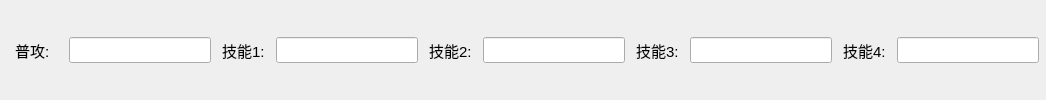
                        <widget class="QWidget" name="widget_20" native="true">
                         <property name="minimumSize">
                          <size>
                           <width>0</width>
                           <height>30</height>
                          </size>
                         </property>
                         <layout class="QHBoxLayout" name="horizontalLayout_14">
                          <property name="spacing">
                           <number>11</number>
                          </property>
                          <property name="leftMargin">
                           <number>15</number>
                          </property>
                          <property name="topMargin">
                           <number>0</number>
                          </property>
                          <property name="rightMargin">
                           <number>7</number>
                          </property>
                          <property name="bottomMargin">
                           <number>0</number>
                          </property>
                          <item>
                           <widget class="QLabel" name="label_18">
                            <property name="minimumSize">
                             <size>
                              <width>43</width>
                              <height>0</height>
                             </size>
                            </property>
                            <property name="maximumSize">
                             <size>
                              <width>43</width>
                              <height>16777215</height>
                             </size>
                            </property>
                            <property name="font">
                             <font>
                              <pointsize>11</pointsize>
                             </font>
                            </property>
                            <property name="text">
                             <string>普攻:</string>
                            </property>
                           </widget>
                          </item>
                          <item>
                           <widget class="QLineEdit" name="lineEdit_4">
                            <property name="font">
                             <font>
                              <pointsize>11</pointsize>
                             </font>
                            </property>
                           </widget>
                          </item>
                          <item>
                           <widget class="QLabel" name="label_24">
                            <property name="minimumSize">
                             <size>
                              <width>43</width>
                              <height>0</height>
                             </size>
                            </property>
                            <property name="maximumSize">
                             <size>
                              <width>43</width>
                              <height>16777215</height>
                             </size>
                            </property>
                            <property name="font">
                             <font>
                              <pointsize>11</pointsize>
                             </font>
                            </property>
                            <property name="text">
                             <string>技能1:</string>
                            </property>
                           </widget>
                          </item>
                          <item>
                           <widget class="QLineEdit" name="lineEdit_9">
                            <property name="font">
                             <font>
                              <pointsize>11</pointsize>
                             </font>
                            </property>
                           </widget>
                          </item>
                          <item>
                           <widget class="QLabel" name="label_19">
                            <property name="minimumSize">
                             <size>
                              <width>43</width>
                              <height>0</height>
                             </size>
                            </property>
                            <property name="maximumSize">
                             <size>
                              <width>43</width>
                              <height>16777215</height>
                             </size>
                            </property>
                            <property name="font">
                             <font>
                              <pointsize>11</pointsize>
                             </font>
                            </property>
                            <property name="text">
                             <string>技能2:</string>
                            </property>
                           </widget>
                          </item>
                          <item>
                           <widget class="QLineEdit" name="lineEdit_5">
                            <property name="font">
                             <font>
                              <pointsize>11</pointsize>
                             </font>
                            </property>
                           </widget>
                          </item>
                          <item>
                           <widget class="QLabel" name="label_21">
                            <property name="minimumSize">
                             <size>
                              <width>43</width>
                              <height>0</height>
                             </size>
                            </property>
                            <property name="maximumSize">
                             <size>
                              <width>43</width>
                              <height>16777215</height>
                             </size>
                            </property>
                            <property name="font">
                             <font>
                              <pointsize>11</pointsize>
                             </font>
                            </property>
                            <property name="text">
                             <string>技能3:</string>
                            </property>
                           </widget>
                          </item>
                          <item>
                           <widget class="QLineEdit" name="lineEdit_6">
                            <property name="font">
                             <font>
                              <pointsize>11</pointsize>
                             </font>
                            </property>
                           </widget>
                          </item>
                          <item>
                           <widget class="QLabel" name="label_22">
                            <property name="minimumSize">
                             <size>
                              <width>43</width>
                              <height>0</height>
                             </size>
                            </property>
                            <property name="maximumSize">
                             <size>
                              <width>43</width>
                              <height>16777215</height>
                             </size>
                            </property>
                            <property name="font">
                             <font>
                              <pointsize>11</pointsize>
                             </font>
                            </property>
                            <property name="text">
                             <string>技能4:</string>
                            </property>
                           </widget>
                          </item>
                          <item>
                           <widget class="QLineEdit" name="lineEdit_7">
                            <property name="font">
                             <font>
                              <pointsize>11</pointsize>
                             </font>
                            </property>
                           </widget>
                          </item>
                         </layout>
                        </widget>
